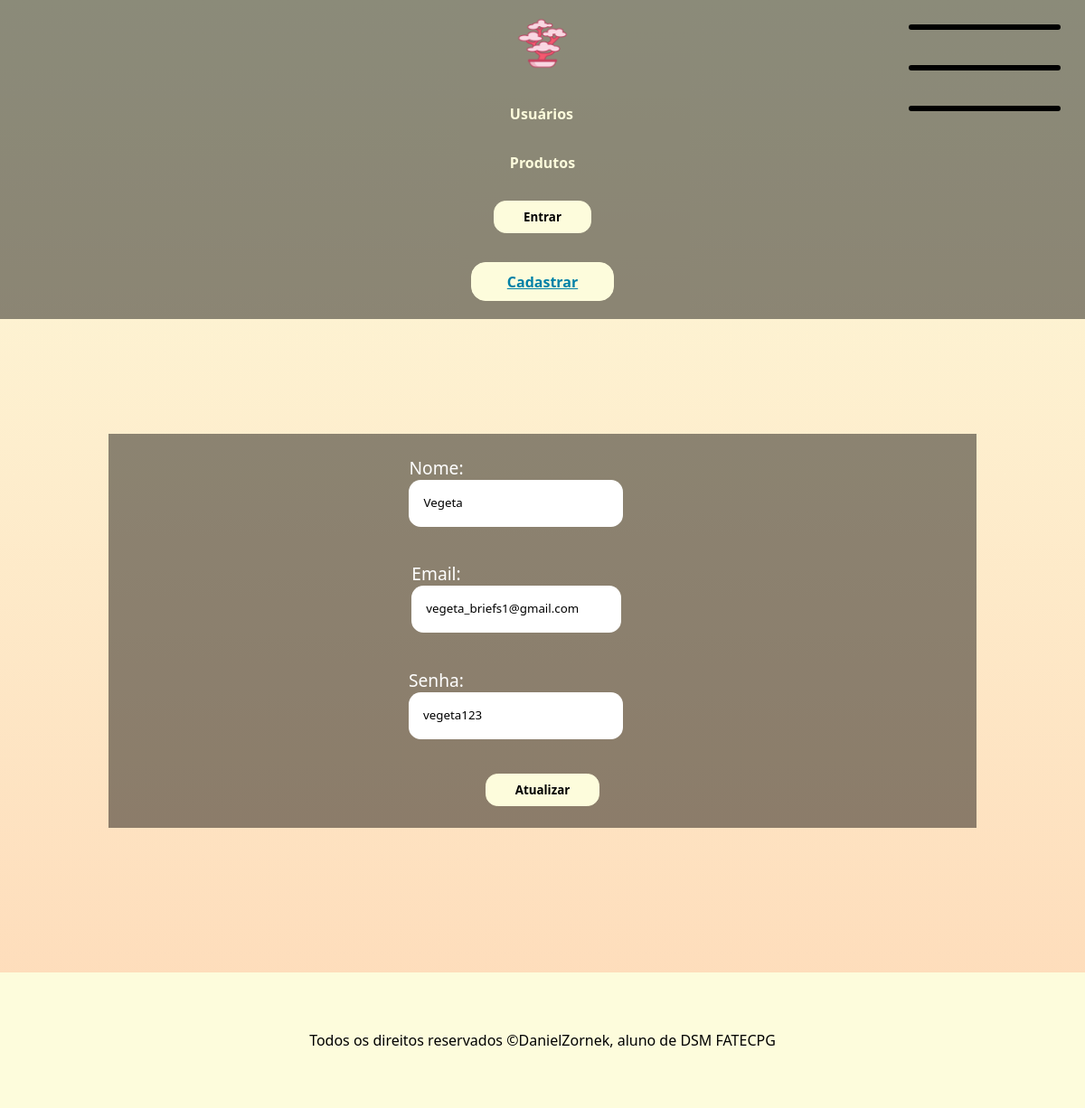
/editar-usuario/6, run on the app's committed database.
### app/models.py (models this page shows)
class Usuario(models.Model): # aqui dizemos que a classe pai Model irá dar herança para a classe usuario
    nome = models.CharField(max_length=100) # varchar, deve especificar o tamanho
    email = models.EmailField()
    senha = models.CharField(max_length=16)

### app/views.py (the view)
# urls.py: path('editar-usuario/<int:id_usuario>', views.editarUsuario, name="editarUsuario"),
def editarUsuario(request, id_usuario):
    usuario = Usuario.objects.get(id=id_usuario)
    formUsuarioEditar = formulario(request.POST or None, instance=usuario)
    if request.POST:
        if formUsuarioEditar.is_valid():
            formUsuarioEditar.save()
            return redirect("exibirUsuarios")
    else:
        return render(request, "editar-usuario.html", {'form' : formUsuarioEditar})

### app/forms.py
class formulario(forms.ModelForm):
    class Meta: # não precisa de parenteses
        model = Usuario
        fields = ('nome', 'email', 'senha')
        widgets = {
            'nome' : forms.TextInput(attrs={'type':'text', 'class':'form-input'}),
            'email' : forms.TextInput(attrs={'type':'email', 'class':'form-input'}),
            'senha' : forms.TextInput(attrs={'type':'senha', 'class':'form-input'})
        }

### app/templates/editar-usuario.html (shortened to what this page needs)
{% extends 'template.html' %}
{% load static %}
{% block style %} <link rel="stylesheet" href="{% static '_forms.css' %}"> {% endblock %}
{% block conteudo %}
    <form method="POST" class="form">
        {{ form }}
        <button type="submit" class="form-button">
            Atualizar
        </button>
    </form>
{% endblock %}

### app/static/template.css (style rules this page uses)
* { margin: 0; padding: 0; box-sizing: border-box; font-family: 'Segoe UI', Tahoma, Geneva, Verdana, sans-serif; }
:root { --cor1: #0081a7; --cor2: #00afb9; --cor3: #fdfcdc; --cor4: #fed9b7; --cor5: #f07167; }
body { background-image: linear-gradient(to bottom, var(--cor3), var(--cor4)); background-repeat: no-repeat; min-height: 120vh; display: flex; flex-direction: column; align-items: center; }

### app/static/_forms.css (style rules this page uses)
.form { width: 100%; display: flex; flex-direction: column; align-items: center; gap: 2em; font-size: 1.2em; }
.form-input { padding: 1.2em; border: none; outline: none; border-radius: 1em; width: 80%; transition: .3s ease-in-out; border-bottom: 2px solid transparent; }
.form-button { cursor: pointer; background-color: var(--cor3); color: #000000; padding: .6em 2.4em; border: none; border: 1px solid var(--cor3); border-radius: 1em; transition: .3s ease-in; font-weight: 600; }

### data on the page
Usuario: nome "Vegeta", email "vegeta_briefs1@gmail.com", senha "vegeta123"
